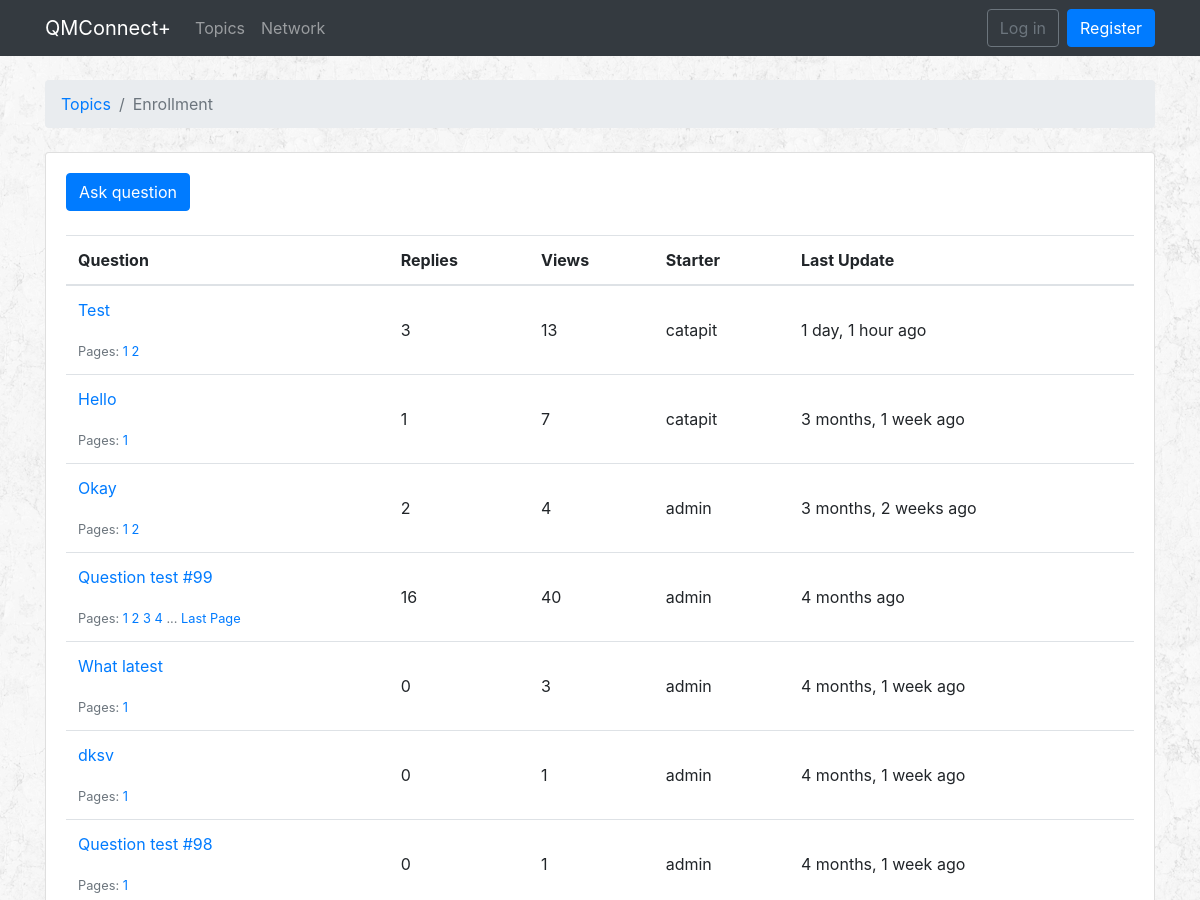
Page /topics/1/ (upper part) on the earlier database version.
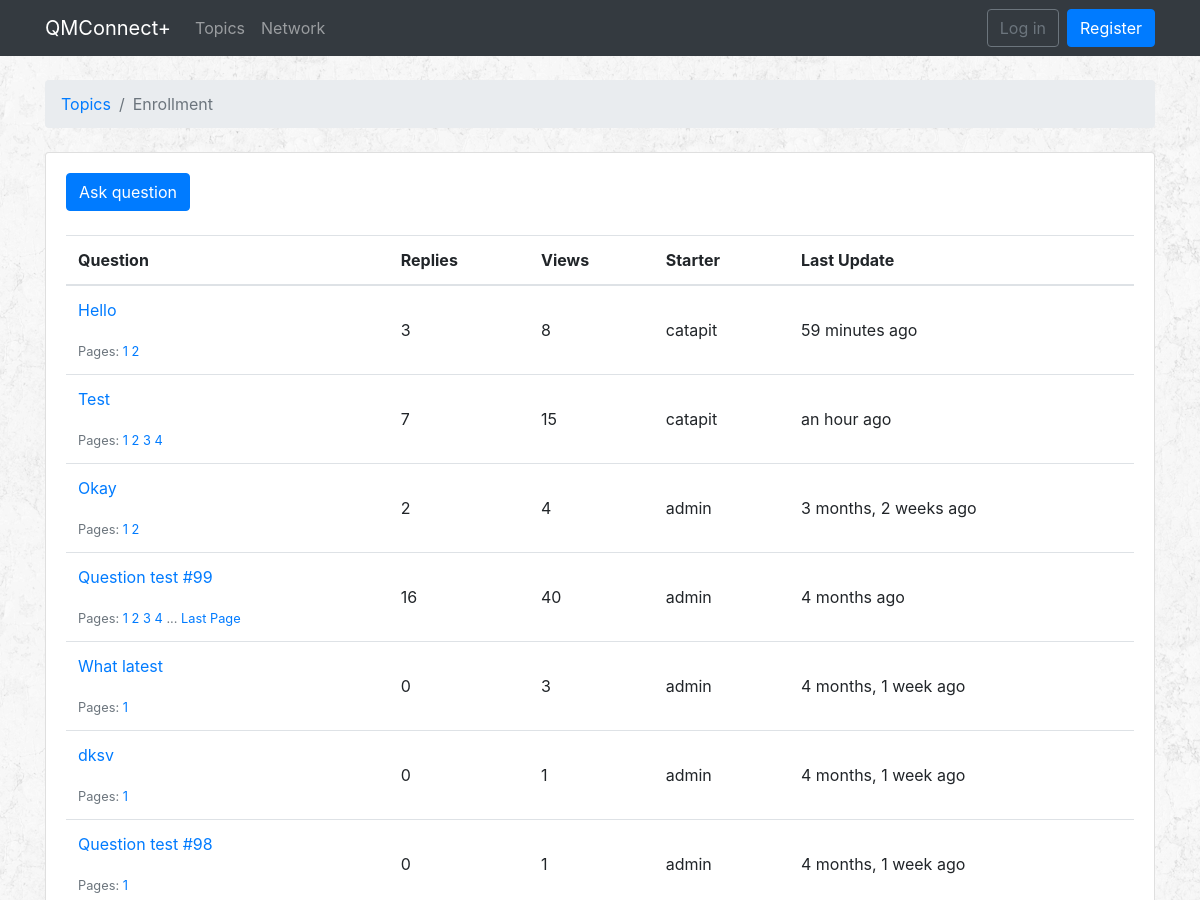
Same page on the later database version.
### qa/models.py (models this page shows, shortened)
class Question(models.Model):
    subject = models.CharField(max_length=255)
    last_updated = models.DateTimeField(auto_now_add=True)
    topic = models.ForeignKey(Topic, related_name='questions', on_delete=models.CASCADE)
    starter = models.ForeignKey(User, related_name='questions', on_delete=models.CASCADE)
    views = models.PositiveIntegerField(default=0)
    def get_page_count(self):
        count = self.answers.count()
        print(self.answers)
        pages = count / 2
        return math.ceil(pages)
    def has_many_pages(self, count=None):
        if count is None:
            count = self.get_page_count()
        return count > 6
    def get_page_range(self):
        count = self.get_page_count()
        if self.has_many_pages(count):
            return range(1, 5)
        return range(1, count + 1)

### qa/views.py (the view)
# urls.py: path('topics/<int:pk>/', qa_views.QuestionsView.as_view(), name = 'topic_questions'),
class QuestionsView(ListView):
    model = Question
    context_object_name = 'questions'
    template_name = 'questions.html'
    paginate_by = 20
    def get_context_data(self, **kwargs):
        kwargs['topic'] = self.topic
        return super().get_context_data(**kwargs)
    def get_queryset(self):
        self.topic = get_object_or_404(Topic, pk = self.kwargs.get('pk'))
        queryset = self.topic.questions.order_by('-last_updated').annotate(replies=Count('answers') - 1)
        return queryset

### templates/questions.html (shortened to what this page needs)
{% extends 'base.html' %}
{% load humanize %}
{% block breadcrumb %}
<li class="breadcrumb-item"><a href="{% url 'qa:home' %}">Topics</a></li>
<li class="breadcrumb-item active">{{ topic.name }}</li>
{% endblock %}
{% block content %}
<div class="bottom-padding">
  <div class="card">
    <div class="card-body">
      <div class="mb-4">
        <a href="{% url 'qa:new_question' topic.pk %}" class="btn btn-primary">Ask question</a>
      </div>
      <table class="table">
        <thead class="thead-inverse">
          <tr>
            <th>Question</th>
            <th>Replies</th>
            <th>Views</th>
            <th>Starter</th>
            <th>Last Update</th>
          </tr>
        </thead>
        <tbody>
          {% for question in questions %}
          {% url 'qa:question_answers' topic.pk question.pk as question_url %}
          <tr>
            <td class="align-middle">
              <p> <a href="{{ question_url }}">{{ question.subject }}</a> </p>
              <small class="text-muted">
                Pages:
                {% for i in question.get_page_range %}
                <a href="{{ question_url }}?page={{ i }}">{{ i }}</a>
                {% endfor %}
                {% if question.has_many_pages %}
                ... <a href="{{ question_url }}?page={{ question.get_page_count }}">Last Page</a>
                {% endif %}
              </small>
            </td>
            <td class="align-middle"> {{ question.replies }} </td>
            <td class="align-middle"> {{ question.views }} </td>
            <td class="align-middle"> {{ question.starter.username }} </td>
            <td class="align-middle"> {{ question.last_updated|naturaltime }} </td>
          </tr>
          {% endfor %}
        </tbody>
      </table>
    </div>
  </div>
</div>
{% endblock %}

Differences in the rows shown:
changed Question "Hello": replies "1" → "3"; views "7" → "8"; last_updated "3 months, 1 week ago" → "59 minutes ago"; moves up the list
changed Question "Test": replies "3" → "7"; views "13" → "15"; last_updated "1 day, 1 hour ago" → "an hour ago"
Other differences:
new list line: "2"
new list line: "3"
new list line: "4"
